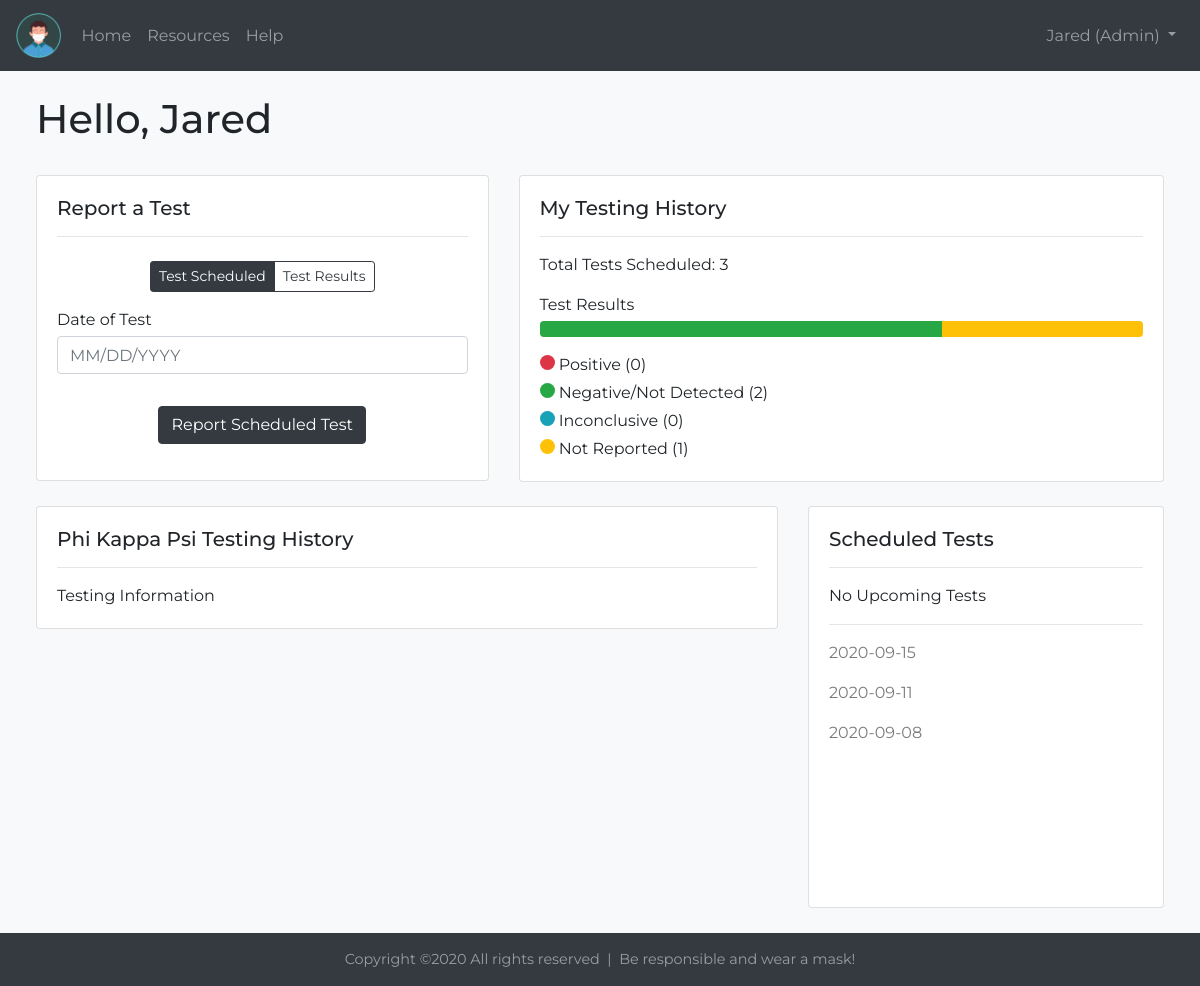
Before: /index (signed in) with the older database file.
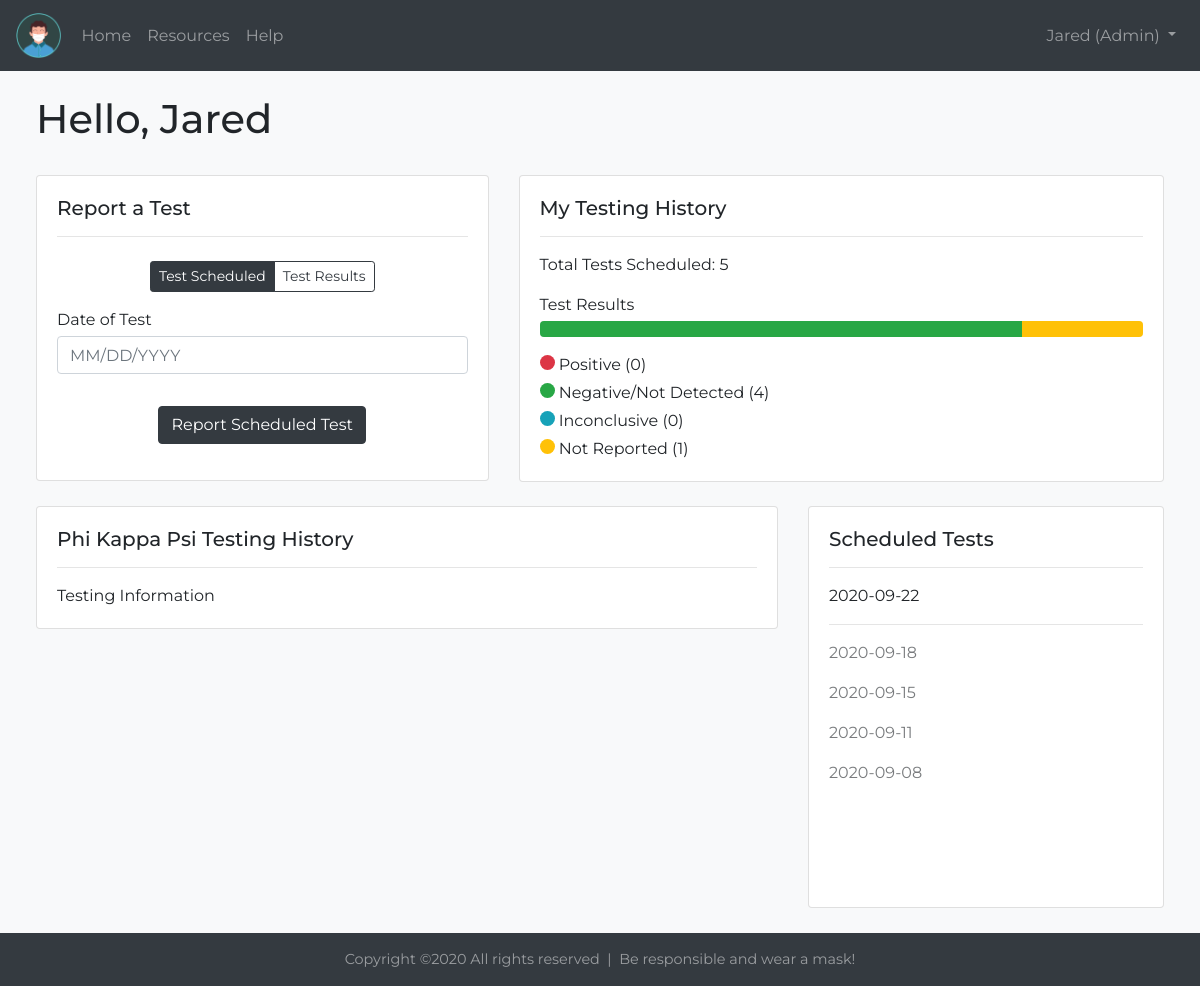
After: the same page with the newer database file.
### main.py (models this page shows, shortened)
class User(UserMixin, db.Model):
    id = db.Column(db.Integer, primary_key=True)
    username = db.Column(db.String(64), index=True, unique=True)
    first_name = db.Column(db.String(64), index=True)
    last_name = db.Column(db.String(64), index=True)
    email = db.Column(db.String(120), index=True, unique=True)
    is_admin = db.Column(db.Boolean, index=True, default=False) # boolean representing whether they're an admin
    password_hash = db.Column(db.String(128))
    organization = db.Column(db.String(64), index=True) # plan to delete this when I switch to Postgres
    is_verified = db.Column(db.Boolean()) # plan to delete this when I switch to Postgres
    covid_tests = db.relationship('CovidTest', backref='user', lazy='dynamic') # declares a one to many relationship between users and covid tests

class CovidTest(db.Model):
    id = db.Column(db.Integer, primary_key=True)
    scheduled_date = db.Column(db.Date, index=True) # date the test was scheduled for
    result = db.Column(db.String(64), index=True, default="Result Not Received") # results of test
    userid = db.Column(db.Integer, db.ForeignKey('user.id')) # id of the user that the test was for

### main.py (the view, shortened to what this page needs)
@app.route('/', methods=['GET', 'POST'])
@app.route('/index', methods=['GET', 'POST'])
@login_required
def index():
    user_info = populate_user_info()
    organization_info = populate_organization_info()
    sched_form = ReportTestingScheduleForm()
    result_form = ReportTestingResultsForm()
    result_form.scheduled_dates.choices = [(t.id, t.scheduled_date) for t in user_info["scheduled_tests"] if t.result == "Result Not Received"]
    return render_template('index.html', title='Home', sched_form=sched_form, result_form=result_form, user_info=user_info, organization_info=organization_info)

### main.py (shortened to what this page needs)
class ReportTestingScheduleForm(FlaskForm):
    scheduled_date = StringField('Date', validators=[DataRequired()])
    submit = SubmitField('Report Scheduled Test')

class ReportTestingResultsForm(FlaskForm):
    scheduled_dates = SelectField('Results for Test on:', validators=[DataRequired()])
    results = RadioField('Results', validators=[DataRequired()], choices=[('Positive','Positive'), ('Negative/Not Detected', 'Negative/Not Detected'), ('Inconclusive', 'Inconclusive')])
    submit = SubmitField('Report Test Results')

### main.py (called while the page is built)
@login.user_loader
def load_user(id):
    return User.query.get(int(id))

def populate_organization_info():
    scheduled_tests = CovidTest.query.join(User, CovidTest.userid==User.id).order_by(CovidTest.scheduled_date.asc()).all()
    org_info = {}
    return org_info

### templates/index.html (shortened to what this page needs)
{% extends "base.html" %}
{% block content %}
<div class="page-content mx-auto"><br>
    <div class="row mb-4">
        <div class="col" style="text-align:left">
            <h1>Hello, {{ current_user.first_name }}</h1>
        </div>
    </div>
    <div class="row">
        <div class="col col-lg-5 col-md-5 col-sm-12 col-12">
            <div class="card mb-4">
                <div class="card-body" style="text-align:center">
                    <h5 class="card-title" style="text-align:left">Report a Test</h5><hr class="mb-4">
                    <div class="btn-group btn-group-toggle mb-3" data-toggle="buttons">
                        <label class="btn btn-outline-dark btn-sm active" onclick="toggleReportForm('schedule')">
                          <input type="radio" name="options" id="option1" checked> Test Scheduled
                        </label>
                        <label class="btn btn-outline-dark btn-sm" onclick="toggleReportForm('result')">
                          <input type="radio" name="options" id="option2"> Test Results
                        </label>
                    </div>
                    <form id="scheduleForm" action="" method="post" novalidate class="mx-auto">
                        <p class="mb-2" style="text-align:left">
                            {{ sched_form.scheduled_date.label(class="mb-1") }} of Test
                            {{ sched_form.scheduled_date(class="form-control", placeholder="MM/DD/YYYY", value="") }}<br>
                        </p>
                        <p class="mb-0">{{ sched_form.submit(class='btn btn-dark') }}</p>
                    </form>
                </div>
            </div>
        </div>
        <div class="col col-lg-7 col-md-7 col-sm-12 col-12">
            <div class="card mb-4">
                <div class="card-body" style="text-align:left">
                    <h5 class="card-title">My Testing History</h5><hr>
                    <p>Total Tests Scheduled: {{ user_info.total_scheduled }}</p>
                    <p class="mb-1">Test Results</p>
                    <div class="progress mb-3">
                        <div class="progress-bar bg-success" role="progressbar" style="width: {{ user_info.negative_percentage }}" aria-valuenow="30" aria-valuemin="0" aria-valuemax="100"></div>
                        <div class="progress-bar bg-warning" role="progressbar" style="width: {{ user_info.unreported_percentage }}" aria-valuenow="20" aria-valuemin="0" aria-valuemax="100"></div>
                    </div>
                    <p class="mb-1"><span class="dot" style="background-color: #dc3545"></span>&nbsp;Positive ({{ user_info.positive_count }})</p>
                    <p class="mb-1"><span class="dot" style="background-color: #28a745"></span>&nbsp;Negative/Not Detected ({{ user_info.negative_count }})</p>
                    <p class="mb-1"><span class="dot" style="background-color: #17a2b8"></span>&nbsp;Inconclusive ({{ user_info.inconclusive_count }})</p>
                    <p class="mb-0"><span class="dot" style="background-color: #ffc107"></span>&nbsp;Not Reported ({{ user_info.unreported_count }})</p>
                </div>
            </div>
        </div>
    </div>
    <div class="row">
        <div class="col col-lg-8 col-md-8 col-sm-12 col-12">
            <div class="card mb-4">
                <div class="card-body">
                    <h5 class="card-title" style="text-align:left">Phi Kappa Psi Testing History</h5><hr>
                    Testing Information
                </div>
            </div>
        </div>
        <div class="col col-lg-4 col-md-4 col-sm-12 col-12">
            <div class="card mb-4">
                <div class="card-body" style="height:400px; overflow-y: auto">
                    <h5 class="card-title" style="text-align:left">Scheduled Tests</h5><hr>
                    {% if user_info.upcoming_tests %}
                        {% for test in user_info.upcoming_tests %}
                            <p>{{ test.scheduled_date }}</p>
                        {% endfor %}
                    {% else %}
                        <p>No Upcoming Tests</p>
                    {% endif %}<hr>
                    {% if user_info.past_tests %}
                        {% for test in user_info.past_tests %}
                            <p style="opacity: 0.6;">{{ test.scheduled_date }}</p>
                        {% endfor %}
                    {% else %}
                        <p>No Past Tests</p>
                    {% endif %}
                </div>
            </div>
        </div>
    </div>
</div>
{% endblock %}

### templates/base.html (shortened to what this page needs)
<html>
<head>
    <link rel="stylesheet" href="https://stackpath.bootstrapcdn.com/bootstrap/4.5.0/css/bootstrap.min.css">
    <link rel="stylesheet" href="{{ url_for('static', filename='css/style.css') }}" type="text/css">
</head>
<body style="font-family:Montserrat; text-align:center" class="bg-light">
    <div class="accomodate-footer">
    <nav class="navbar navbar-expand-lg navbar-dark bg-dark">
        <a class="navbar-brand" href="{{ url_for('index') }}" style="margin:0rem">
            <img style="max-width: 45px;" src="{{ url_for('static', filename='images/mask.png') }}">
        </a>
        <div class="collapse navbar-collapse" id="navbarSupportedContent">
            {% if current_user.is_anonymous %}
            <h3 class="mb-0" style="color: rgba(255,255,255,.7)">COVID 19 Testing Tracker</h3>
            {% else %}
            <ul class="navbar-nav mr-auto" style="text-align: center;">
                <li id="homeOption" class="nav-item">
                    <a class="nav-link" href="{{ url_for('index') }}">Home</a>
                </li>
                <li id="leaderboardOption" class="nav-item">
                    <a class="nav-link" href="{{ url_for('resources') }}">Resources</a>
                </li>
                <li id="leaderboardOption" class="nav-item">
                    <a class="nav-link" href="{{ url_for('help') }}">Help</a>
                </li>
            </ul>
            {% endif %}
            <ul class="navbar-nav ml-auto" style="text-align: center;">
                <li id="navbarProfile" class="nav-item">
                    {% if current_user.is_anonymous %}
                    <a class="nav-link" href="{{ url_for('login') }}">Login</a>
                    {% else %}
                    <a class="nav-link dropdown-toggle" href="#" id="navbarDropdownMenuLink" role="button" data-toggle="dropdown" aria-haspopup="true" aria-expanded="false">
                        {{ current_user.first_name }} {% if current_user.is_admin %}(Admin){% endif %}
                    </a>
                    {% endif %}
                </li>
            </ul>
        </div>
    </nav>
    {% block content %}{% endblock %}
    </div>
    <div class="bg-dark footer footer-bottom" style="color: rgba(255,255,255,.5);">
        <div class="row">
            <div class="col" style="text-align: center;">
                <p style="font-size: 0.9rem; margin-top:1rem;">Copyright &copy;2020 All rights reserved &nbsp;|&nbsp; Be responsible and wear a mask! </a></p>
            </div>
        </div>
    </div>
</body>
</html>

### static/css/style.css (style rules this page uses)
.page-content { width: 94%; max-width: 1200px; text-align: left; }
li::marker { display: none; }
.accomodate-footer { min-height: 100%; margin-bottom: -53px; }
.accomodate-footer:after { height: 53px; content: ""; display: block; }
.footer-bottom { width:100%; height:53px; }
.dot { width: 15px; height: 15px; border-radius: 50%; display: inline-block; }

Changed rows visible on the page:
added CovidTest: scheduled_date "2020-09-22", shown under "Scheduled Tests"
added CovidTest: scheduled_date "2020-09-18"
Other visible differences:
{{ user_info.total_scheduled }}: "3" → "5"
{{ user_info.negative_percentage }}: 66.66666666666667% → 80.0% (drawn)
{{ user_info.unreported_percentage }}: 33.333333333333336% → 20.0% (drawn)
{{ user_info.negative_count }}: "2" → "4"
text no longer shown: "No Upcoming Tests"
